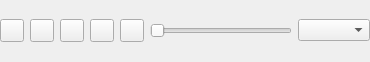
<?xml version="1.0" encoding="UTF-8"?>
<ui version="4.0">
 <class>fairwind::apps::entertainment::PlayerControls</class>
 <widget class="QWidget" name="fairwind::apps::entertainment::PlayerControls">
  <property name="geometry">
   <rect>
    <x>0</x>
    <y>0</y>
    <width>370</width>
    <height>62</height>
   </rect>
  </property>
  <property name="windowTitle">
   <string>Player Controls</string>
  </property>
  <layout class="QGridLayout" name="gridLayout">
   <property name="leftMargin">
    <number>0</number>
   </property>
   <property name="topMargin">
    <number>0</number>
   </property>
   <property name="rightMargin">
    <number>0</number>
   </property>
   <property name="bottomMargin">
    <number>0</number>
   </property>
   <item row="0" column="0">
    <layout class="QHBoxLayout" name="layout">
     <item>
      <widget class="QToolButton" name="stopButton">
       <property name="text">
        <string/>
       </property>
      </widget>
     </item>
     <item>
      <widget class="QToolButton" name="prevButton">
       <property name="text">
        <string/>
       </property>
      </widget>
     </item>
     <item>
      <widget class="QToolButton" name="playButton">
       <property name="text">
        <string/>
       </property>
       <property name="icon">
        <iconset theme="QStyle::SP_MediaPlay"/>
       </property>
      </widget>
     </item>
     <item>
      <widget class="QToolButton" name="nextButton">
       <property name="text">
        <string/>
       </property>
      </widget>
     </item>
     <item>
      <widget class="QToolButton" name="muteButton">
       <property name="text">
        <string/>
       </property>
      </widget>
     </item>
     <item>
      <widget class="QSlider" name="volumeSlider">
       <property name="orientation">
        <enum>Qt::Horizontal</enum>
       </property>
      </widget>
     </item>
     <item>
      <widget class="QComboBox" name="rateBox"/>
     </item>
    </layout>
   </item>
  </layout>
 </widget>
 <resources/>
 <connections/>
</ui>
